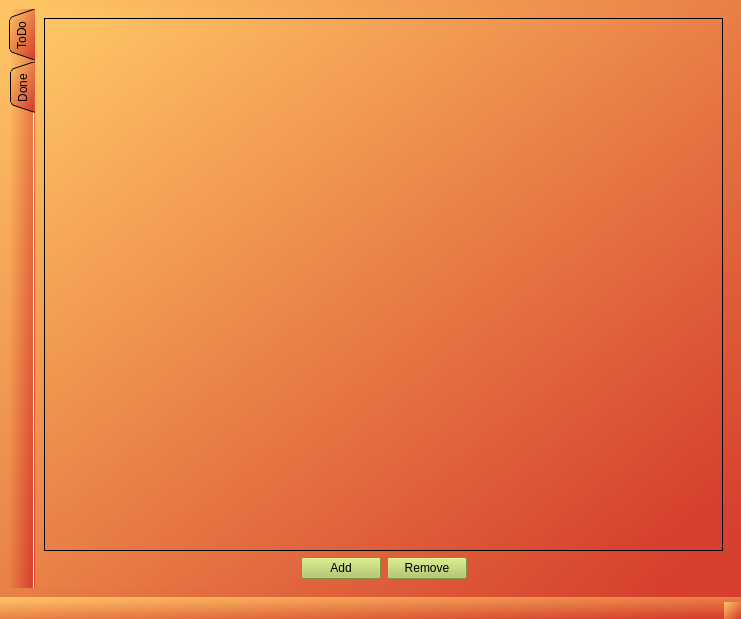
<?xml version="1.0" encoding="UTF-8"?>
<ui version="4.0">
 <class>MainWindow</class>
 <widget class="QMainWindow" name="MainWindow">
  <property name="geometry">
   <rect>
    <x>0</x>
    <y>0</y>
    <width>741</width>
    <height>619</height>
   </rect>
  </property>
  <property name="windowTitle">
   <string>MainWindow</string>
  </property>
  <property name="styleSheet">
   <string notr="true">background-color: qlineargradient(spread:pad, x1:0.951108, y1:0.938, x2:0.027027, y2:0.028, stop:0 rgba(214, 64, 45, 255), stop:1 rgba(254, 195, 99, 255));</string>
  </property>
  <widget class="QWidget" name="centralwidget">
   <layout class="QVBoxLayout" name="verticalLayout_2" stretch="0">
    <item>
     <widget class="QTabWidget" name="tabWidget">
      <property name="styleSheet">
       <string notr="true"/>
      </property>
      <property name="tabPosition">
       <enum>QTabWidget::West</enum>
      </property>
      <property name="tabShape">
       <enum>QTabWidget::Triangular</enum>
      </property>
      <property name="currentIndex">
       <number>0</number>
      </property>
      <property name="elideMode">
       <enum>Qt::ElideNone</enum>
      </property>
      <property name="usesScrollButtons">
       <bool>true</bool>
      </property>
      <property name="documentMode">
       <bool>true</bool>
      </property>
      <property name="tabsClosable">
       <bool>false</bool>
      </property>
      <property name="movable">
       <bool>false</bool>
      </property>
      <widget class="QWidget" name="tabToDo">
       <attribute name="title">
        <string>ToDo</string>
       </attribute>
       <layout class="QVBoxLayout" name="verticalLayout">
        <item>
         <widget class="QTableView" name="tableView_ToDo">
          <property name="styleSheet">
           <string notr="true"/>
          </property>
          <property name="editTriggers">
           <set>QAbstractItemView::NoEditTriggers</set>
          </property>
          <property name="alternatingRowColors">
           <bool>false</bool>
          </property>
          <property name="selectionBehavior">
           <enum>QAbstractItemView::SelectRows</enum>
          </property>
          <property name="gridStyle">
           <enum>Qt::NoPen</enum>
          </property>
          <property name="sortingEnabled">
           <bool>false</bool>
          </property>
         </widget>
        </item>
        <item>
         <layout class="QHBoxLayout" name="hlayout_todo_buttons">
          <item>
           <spacer name="horizontalSpacer">
            <property name="orientation">
             <enum>Qt::Horizontal</enum>
            </property>
            <property name="sizeHint" stdset="0">
             <size>
              <width>40</width>
              <height>20</height>
             </size>
            </property>
           </spacer>
          </item>
          <item>
           <widget class="QPushButton" name="btn_add_task">
            <property name="styleSheet">
             <string notr="true">background-color: rgb(174, 201, 92);</string>
            </property>
            <property name="text">
             <string>Add</string>
            </property>
            <property name="default">
             <bool>false</bool>
            </property>
            <property name="flat">
             <bool>false</bool>
            </property>
           </widget>
          </item>
          <item>
           <widget class="QPushButton" name="btn_remove_task">
            <property name="styleSheet">
             <string notr="true">background-color: rgb(174, 201, 92);</string>
            </property>
            <property name="text">
             <string>Remove</string>
            </property>
            <property name="flat">
             <bool>false</bool>
            </property>
           </widget>
          </item>
          <item>
           <spacer name="horizontalSpacer_2">
            <property name="orientation">
             <enum>Qt::Horizontal</enum>
            </property>
            <property name="sizeHint" stdset="0">
             <size>
              <width>40</width>
              <height>20</height>
             </size>
            </property>
           </spacer>
          </item>
         </layout>
        </item>
       </layout>
      </widget>
      <widget class="QWidget" name="tabDone">
       <attribute name="title">
        <string>Done</string>
       </attribute>
       <layout class="QVBoxLayout" name="verticalLayout_3">
        <item>
         <widget class="QTableView" name="tableView_Done">
          <property name="selectionBehavior">
           <enum>QAbstractItemView::SelectRows</enum>
          </property>
         </widget>
        </item>
       </layout>
      </widget>
     </widget>
    </item>
   </layout>
  </widget>
  <widget class="QMenuBar" name="menubar">
   <property name="geometry">
    <rect>
     <x>0</x>
     <y>0</y>
     <width>741</width>
     <height>22</height>
    </rect>
   </property>
  </widget>
  <widget class="QStatusBar" name="statusbar"/>
 </widget>
 <resources/>
 <connections/>
</ui>
